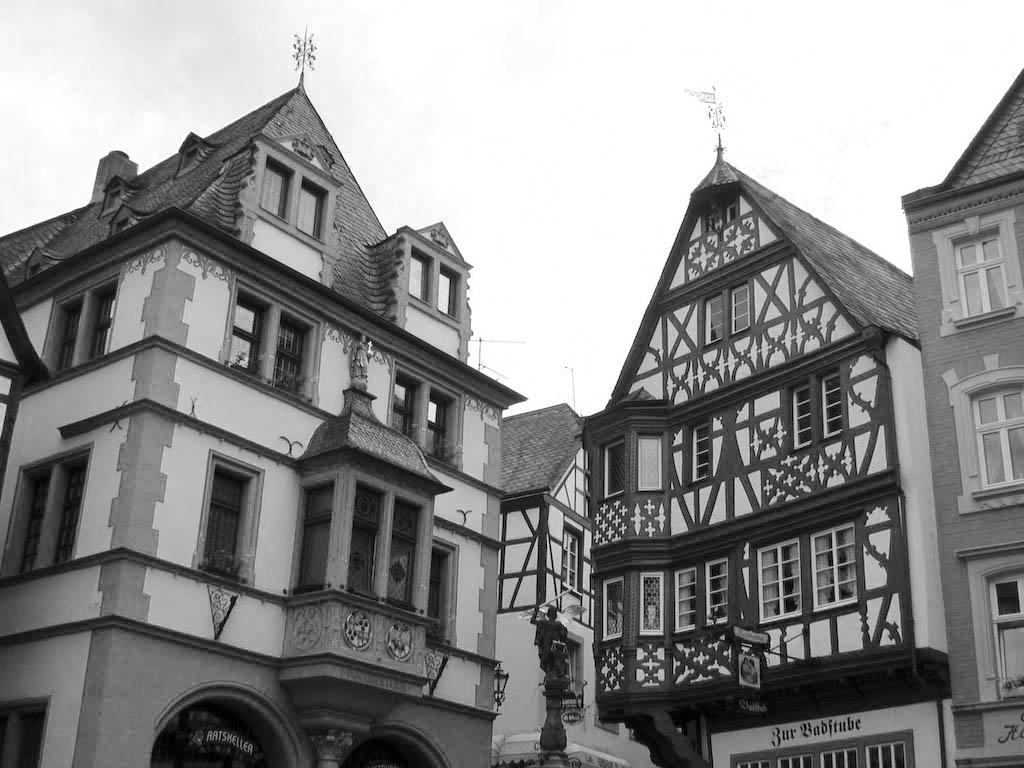
#> input picture lab1/houses.jpg, 1024 x 768 px
$ jupyter execute --allow-errors Main_Anderson_20053277.ipynb
#> lines starting #> are read from the running program, lines starting #| are printed output that depends on the picture; after the words box and inside, x2 and y2 are one past the last pixel; in counts of white or black regions, pixels touching at a corner belong together
[cell 1]
import cv2
from matplotlib import pyplot as plt
import numpy as np
import sklearn
import inspect
print("hello")

house = cv2.imread("houses.jpg")
#> house is the input picture: shape (768, 1024, 3); min 0, max 255, mean 141.3
gray_house = cv2.cvtColor(house, cv2.COLOR_BGR2GRAY)
openCv = cv2.imread("OCVLogo.png")

sudoku = cv2.imread("sudoku.jpg")
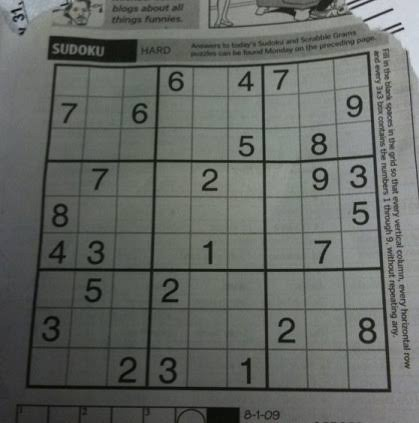
#> input picture lab1/sudoku.jpg, 419 x 423 px
#> sudoku is the input picture: shape (423, 419, 3); mean B, G, R 99.1, 103.3, 99.8
gray_sudoku = cv2.cvtColor(sudoku, cv2.COLOR_BGR2GRAY)

print(house.shape)
#| (768, 1024, 3)

[cell 2]
"""
Function ShowIm Parameters: Image along with desired title,name
output: display's the image
"""
print("hello")

def showIm(image, name):
    cv2.imshow(name, image)

    cv2.waitKey(0)

    cv2.destroyAllWindows()

[cell 3]
"""
Section 1.1 Global Binary Thresholding:
Function BinaryThresh inputs (image, optional threshold)
Function creates an empty image with the shape of the input image,
Using nested for loops access's the pixels and segments the image into black
or white based on the binary threshold. Then Calls showIm to Display the Image
"""


def BinaryThresh(image, threshold=127):
#> called with threshold = 127
    width, height = image.shape
#> width = 768; height = 1024
    empty = np.zeros(image.shape)
    for x in range(width):
        for y in range(height):
            if image[x, y] > threshold:
                empty[x, y] = 255
            else:
                empty[x, y] = 0
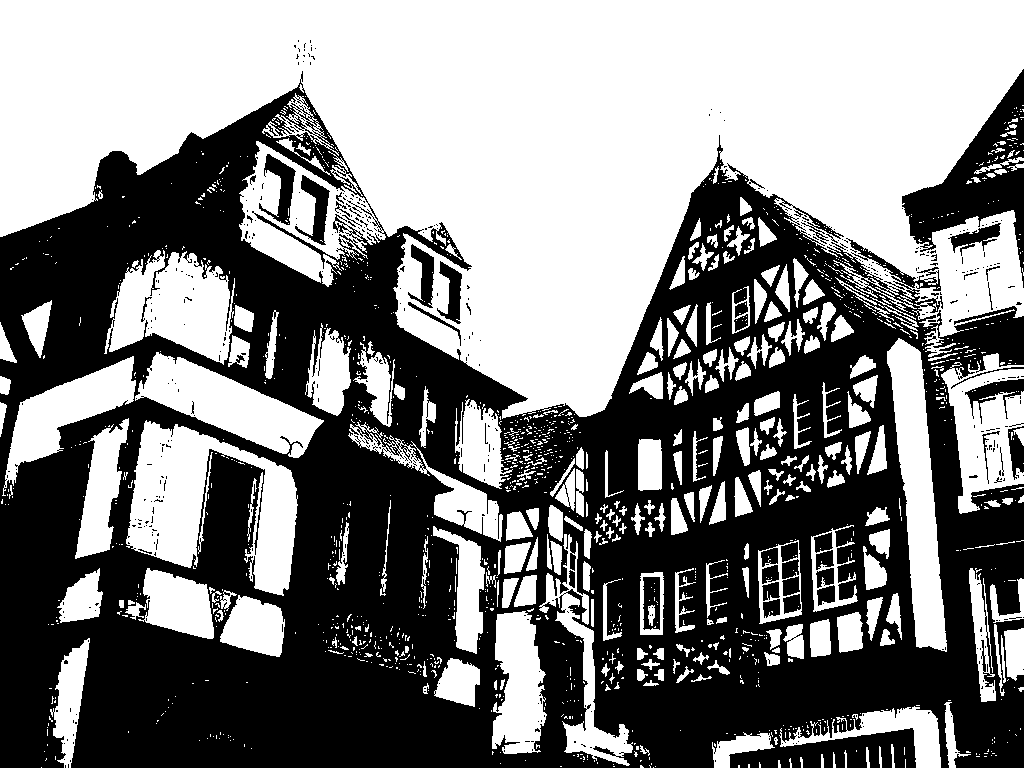
#> empty: shape (768, 1024) float64; 50.9% white; 500 black regions (457 under 20 px), largest, box (x1, y1, x2, y2) and area: (0, 71, 1024, 768) 365178, (902, 69, 1024, 288) 9094, (259, 154, 296, 225) 1036

    showIm(empty, "threshold")


BinaryThresh(gray_house)
BinaryThresh(gray_sudoku)
#> call 2 of BinaryThresh, with threshold = 127
#> after the loop in BinaryThresh (call 2), `for x in range(width):`:
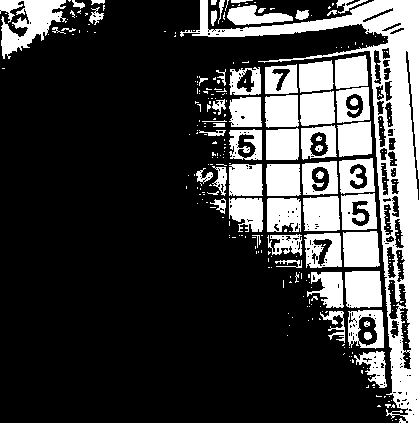
#> empty: shape (423, 419) float64; 25.5% white; 290 white regions (227 under 20 px), largest, box (x1, y1, x2, y2) and area: (180, 0, 419, 423) 14871, (0, 0, 67, 59) 2039, (345, 271, 382, 308) 1276

#> (a cell that did not finish here is left out)

[cell 5]
"""
Section 2.1 Tiles
Input:img and size of tiles (default is set to 50);
Output: image displayed  with "tiles" that appear on the image output
Description: a copy is created on the image,Starting points and end point are declared for
the rectangle size, next using two for loops rectangles are inserted onto the picture going left to right
"""

def Tiles(image, size=50):
#> called with size = 100
    copy = image.copy()  #created a copy in order to not change the original
    window_name = 'Image Tiles '

    x1, y1 = 0, 0  # starting point
    x2, y2 = size, size  # end point
    start_point = (x1, y1)  # (sideways, vertical)
    end_point = (x2, y2)
    color, thickness = (0, 0, 255), 1  # color set to black and line thick minimal
    height, length = copy.shape[0], copy.shape[1]
#> height = 768; length = 1024

    # Using cv2.rectangle() method
    # Displaying the image
    for y in range(0, height, size):
        x1 = 0
        x2 = size
        for x in range(0, length, size):
            copy = cv2.rectangle(copy, (x1, y1), (x2, y2), color, thickness)
            x1 += size
            x2 += size
        y1 += size
        y2 += size
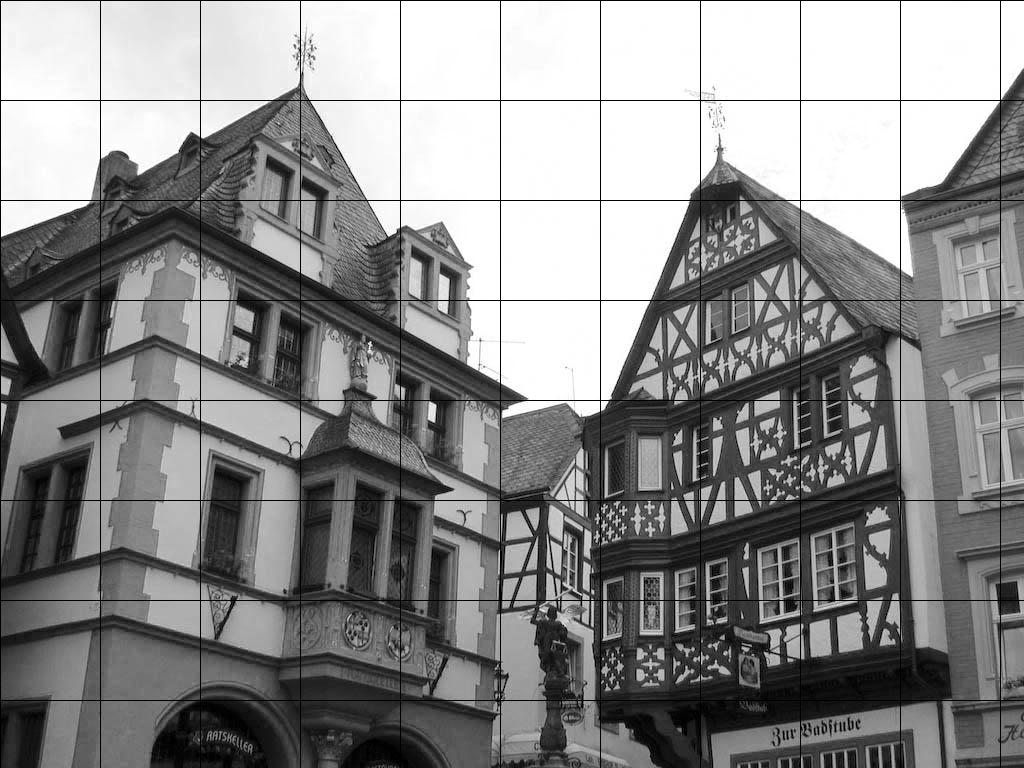
#> copy: shape (768, 1024); min 0, max 255, mean 138.3
#> after the loop, y1 = 800; y2 = 900
    showIm(copy, window_name)


Tiles(gray_house, 100)

Tiles(gray_house)
#> call 2 of Tiles, with size = 50
#> after the loop in Tiles (call 2), `for y in range(0, height, size):`:
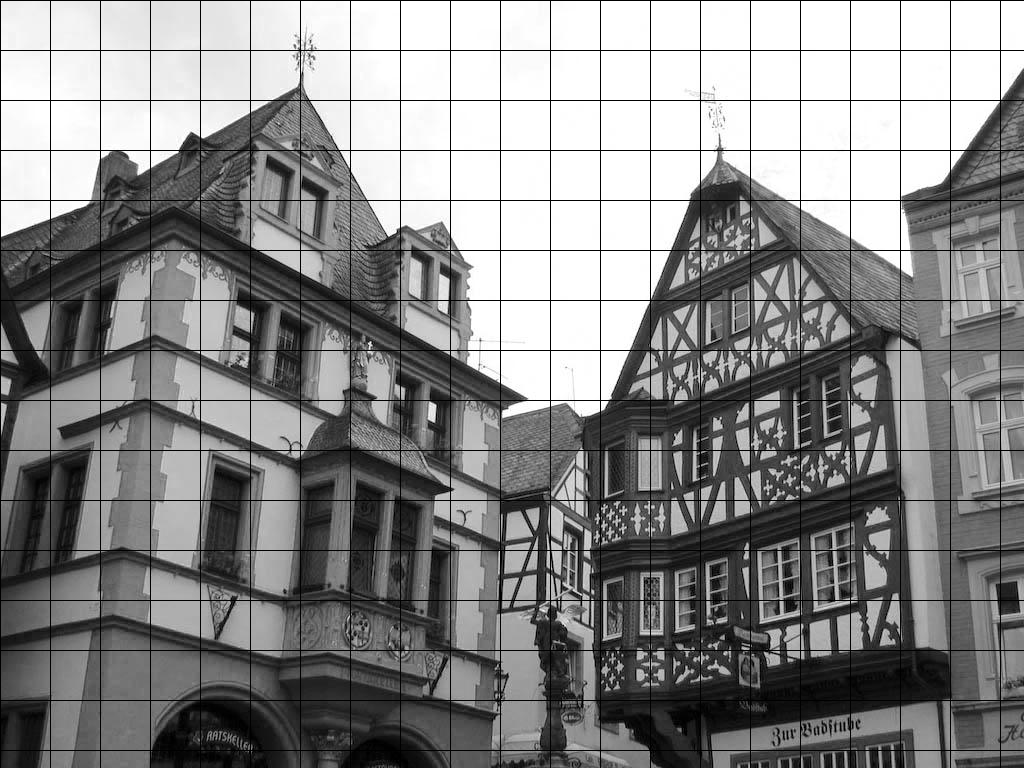
#> copy: shape (768, 1024); min 0, max 255, mean 135.5
#> after the loop in Tiles (call 2), `for y in range(0, height, size):`: y1 = 800; y2 = 850

[cell 6]
"""
2.2 Otsu Threshholding
Input: image
Output: Image threhsolded by otsu's mehtod
Description: found the mean weight of each pixel, then get histogram and bins using built in functions
from numpy, along with array of intensities. Then loop through pixels in the bins and calculate the threshold, seperate the image and then display the final version

"""
def otsu_thresh(image):
    num_pixel = image.shape[0] * image.shape[1] # pixel length * width
#> num_pixel = 786432
    mean = 1.0 / num_pixel
#> mean = 1.27e-06
    his, bins = np.histogram(image, np.arange(0, 257))
#> his = 256 values, max 129724 at index 255, min 73 at index 219, mean 3072; bins = 257 values from 0 to 256
    final_thresh = -1
    final_value = -1
    intensity_arr = np.arange(256)

    for pix in bins[1:-1]:
        pcb = np.sum(his[:pix])#prob 1
        pcf = np.sum(his[pix:])# prob 2
        Wb = pcb * mean
        Wf = pcf * mean

        mub = np.sum(intensity_arr[:pix]*his[:pix]) / float(pcb)
        muf = np.sum(intensity_arr[pix:]*his[pix:]) / float(pcf)

        value = Wb * Wf * (mub - muf) ** 2

        if value > final_value:
            final_thresh = pix
            final_value = value
#> this loop made 255 passes
#> (pcb, pcf, Wb, Wf, mub, muf, value, final_value) on passes 1 to 12: (598, 785834, 0.00076, 0.999, 0, 141.4, 15.2, 15.2), (973, 785459, 0.00124, 0.999, 0.385, 141.5, 24.6, 24.6), (1497, 784935, 0.0019, 0.998, 0.951, 141.6, 37.58, 37.58), (2142, 784290, 0.00272, 0.997, 1.57, 141.7, 53.34, 53.34), (2848, 783584, 0.00362, 0.996, 2.17, 141.8, 70.37, 70.37), (3619, 782813, 0.0046, 0.995, 2.77, 142, 88.74, 88.74), (4434, 781998, 0.00564, 0.994, 3.37, 142.1, 107.9, 107.9), (5247, 781185, 0.00667, 0.993, 3.93, 142.2, 126.8, 126.8), (6118, 780314, 0.00778, 0.992, 4.51, 142.4, 146.7, 146.7), (7059, 779373, 0.00898, 0.991, 5.11, 142.6, 168, 168), (8137, 778295, 0.0103, 0.99, 5.76, 142.7, 192.1, 192.1), (9306, 777126, 0.0118, 0.988, 6.41, 142.9, 217.9, 217.9)
#> (pcb, pcf, Wb, Wf, mub, muf) on pass 66: (193406, 593026, 0.246, 0.754, 39.82, 174.4)
    copy = image.copy()

    copy[image > final_thresh] = 255
    copy[image < final_thresh] = 0
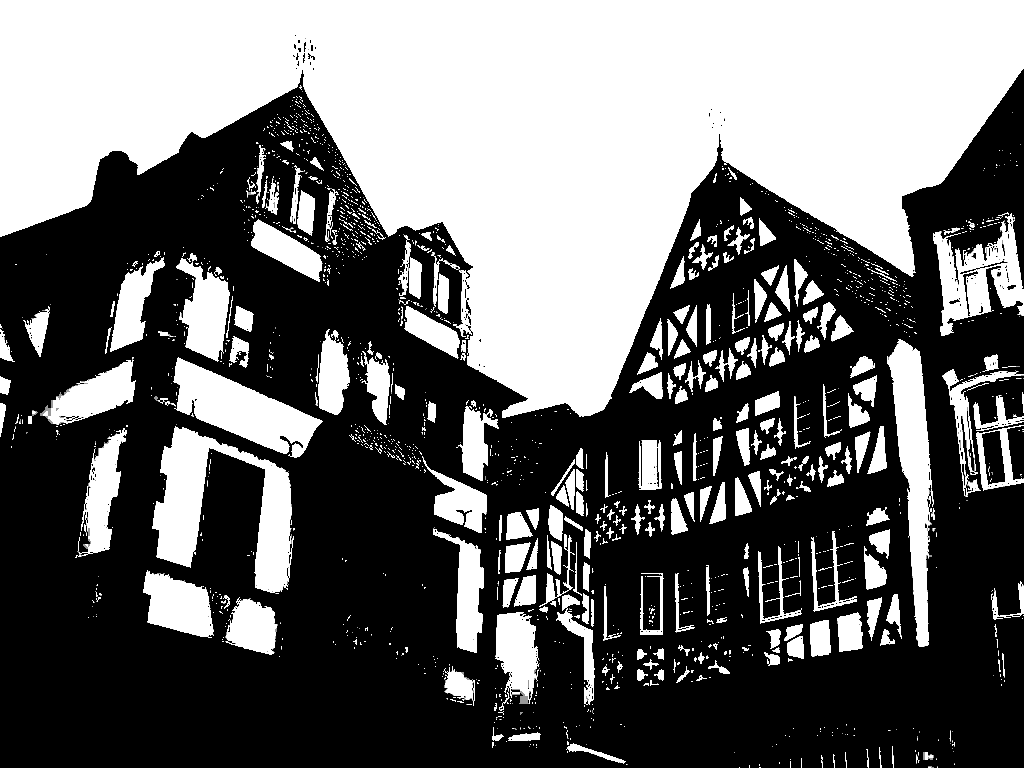
#> copy: shape (768, 1024); min 0, max 255, mean 107.9
    showIm(copy, "Otsu'd image")


otsu_thresh(gray_house)
otsu_thresh(gray_sudoku)
#> in otsu_thresh (call 2), `copy[image > final_thresh] = 255`:
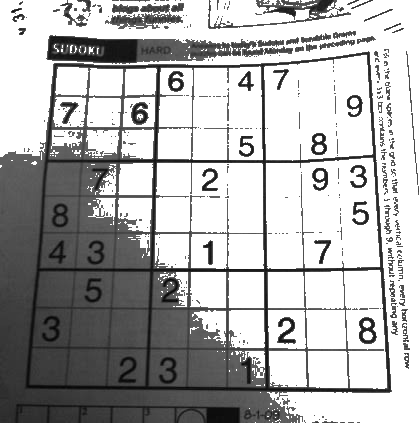
#> copy: shape (423, 419); min 2, max 255, mean 177.4
#> in otsu_thresh (call 2), `copy[image < final_thresh] = 0`:
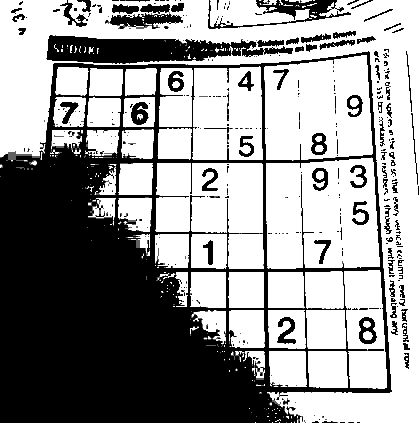
#> copy: shape (423, 419); min 0, max 255, mean 149.8
